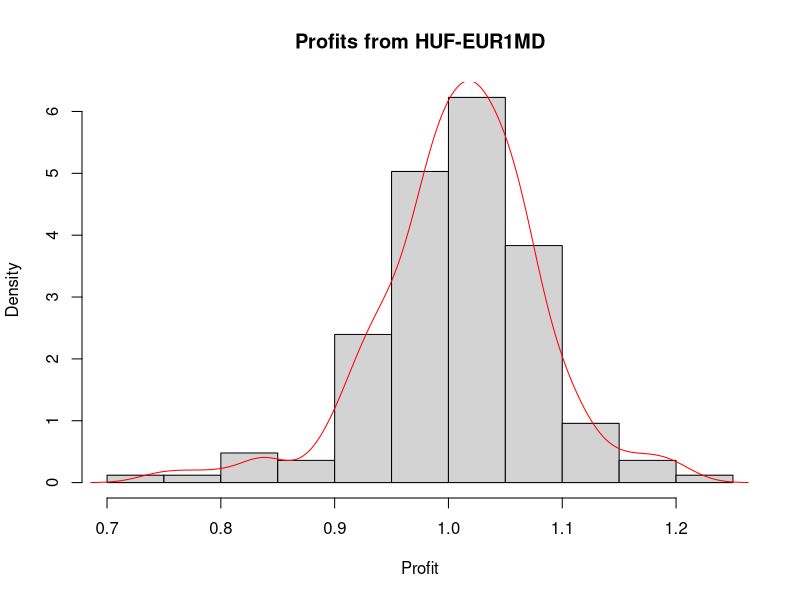
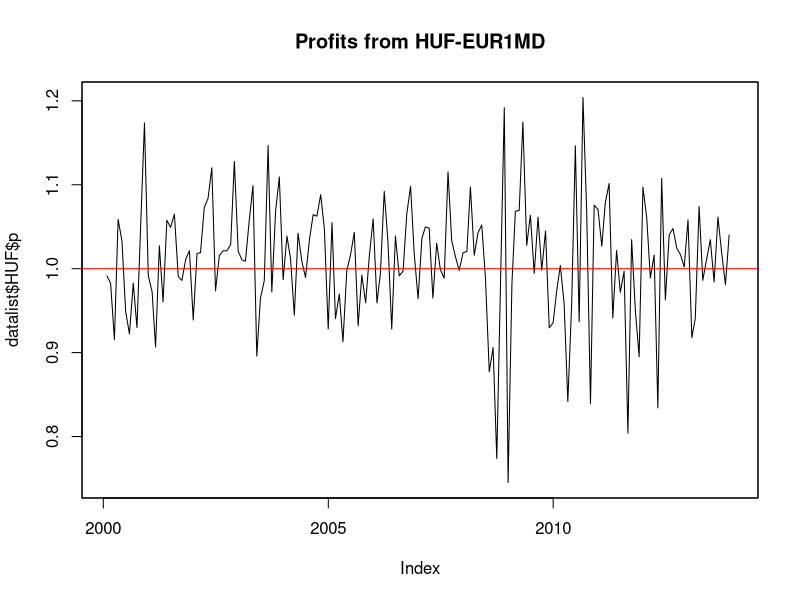

These charts were generated, in order, by the following R code:
# This is an update with the new data that runs to end 2013.  Vix has been removed. 
rm(list = ls())
da <- read.csv("Data/CEEUIP.csv", header = TRUE, stringsAsFactors = FALSE)
da$Date <- as.Date(da$Date, format = "%d/%m/%Y")
head(da)
str(da)
# call(prepare.R) # If needed------------------------------
require(zoo) # for lagging series
require(xtable) # to create table
# This calculates forward rate and the profits and creates data frame--------
forp <- function(fx, b, m){
  M <- paste(m, "MD", sep = "")
  ra1 <- paste(fx, M, sep = "")
  ra2 <- paste(b, M, sep = "")
  fw <- paste(ra1, "f", sep = "")
  # title can be uesd
  das <- subset(da, select = c(fx, b, ra1, ra2))
  das$fw <- ((1 + das[,3]/100)^(m/12))/((1 + das[,4]/100)^(m/12))*(das[,1]/das[,2])
  daz <- as.zoo(das, order.by = da$Date)
  daz$l1 <- lag(daz[,1], k = m)
  daz$l2 <- lag(daz[,2], k = m)
# I change the columns 8 and 7 to 7 and 6 in the following line because VIX has been removed. 
    daz$p <- (((daz[,1]/daz[,2])*(1 + daz[,3]/100)^(m/12))*(daz[,7]/daz[,6]))/
    (1 + daz[,4]/100)^(m/12)
  g <- list(data = daz, fx = fx, fund = b, period = M, profit = daz[,8])
  return(g)
}
a <- forp("HUF", "EUR", 1)
head(a$data)
title <- paste("Profits from ", a$fx, "-", a$fund, a$period, sep= "")
hist(a$profit, prob = TRUE, main = title, xlab = "Profit")
lines(density(a$profit, na.rm = TRUE), col = 'red', lwt = 2)
#This is an attempt to create a list of data that can be tested.  The test
# is in Raw.R
datalist <- list()
for(i in c("HUF", "PLN")){
  name <- paste(i, "EuR", sep = "")
  a <- forp(i, "EUR", 1)
datalist[i] <- list(name = a$data) 
}
names(datalist)
head(datalist$PLN)
# This now works.
datalist[[2]][1][[8]]
# to choose the second item in list, first row and eight element.
plot(datalist$HUF$p, main = title)
abline(h = 1, col = 'red')
